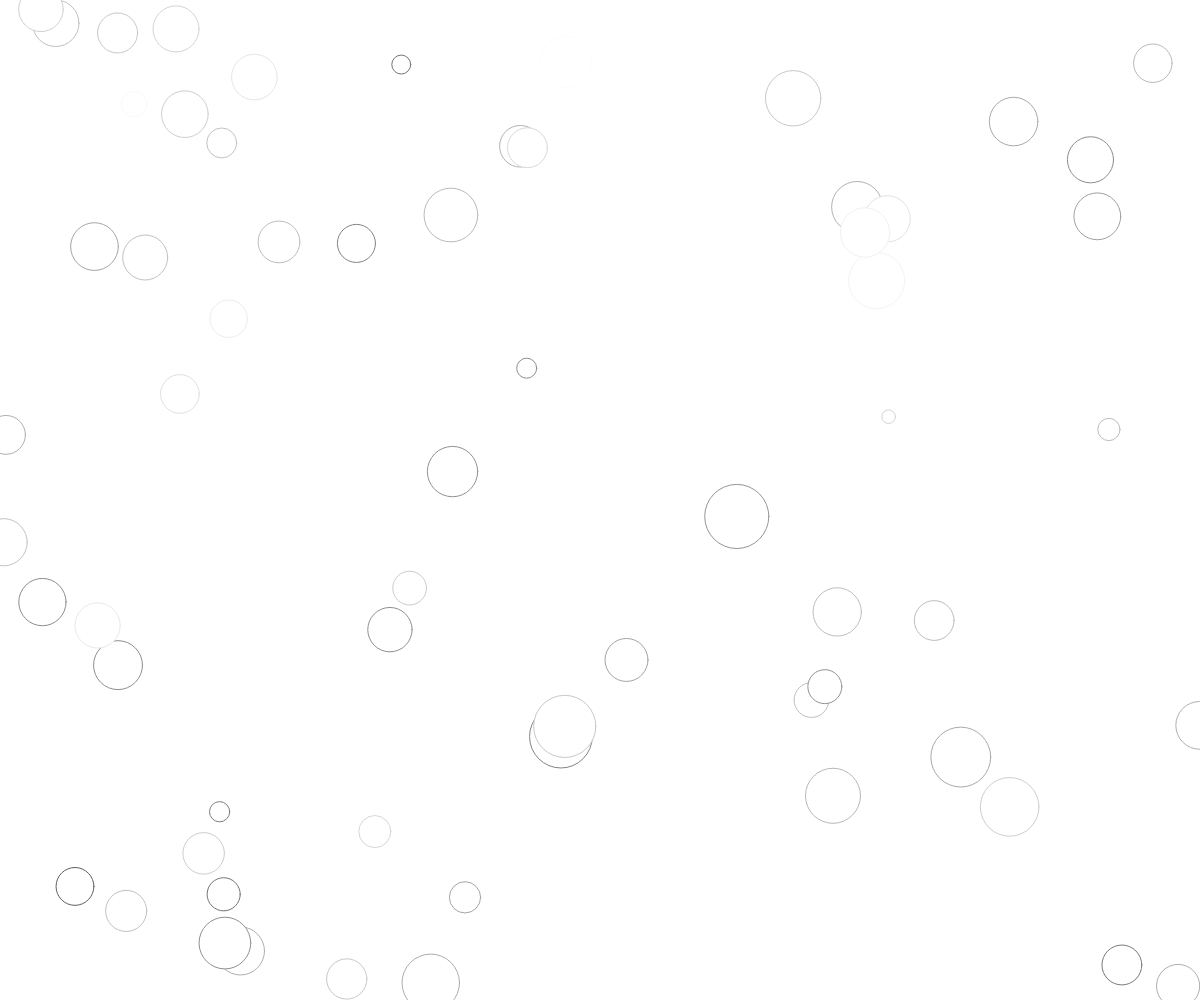
Frame 1 (no input)
Frame 60 (no input): identical to frame 1, image omitted
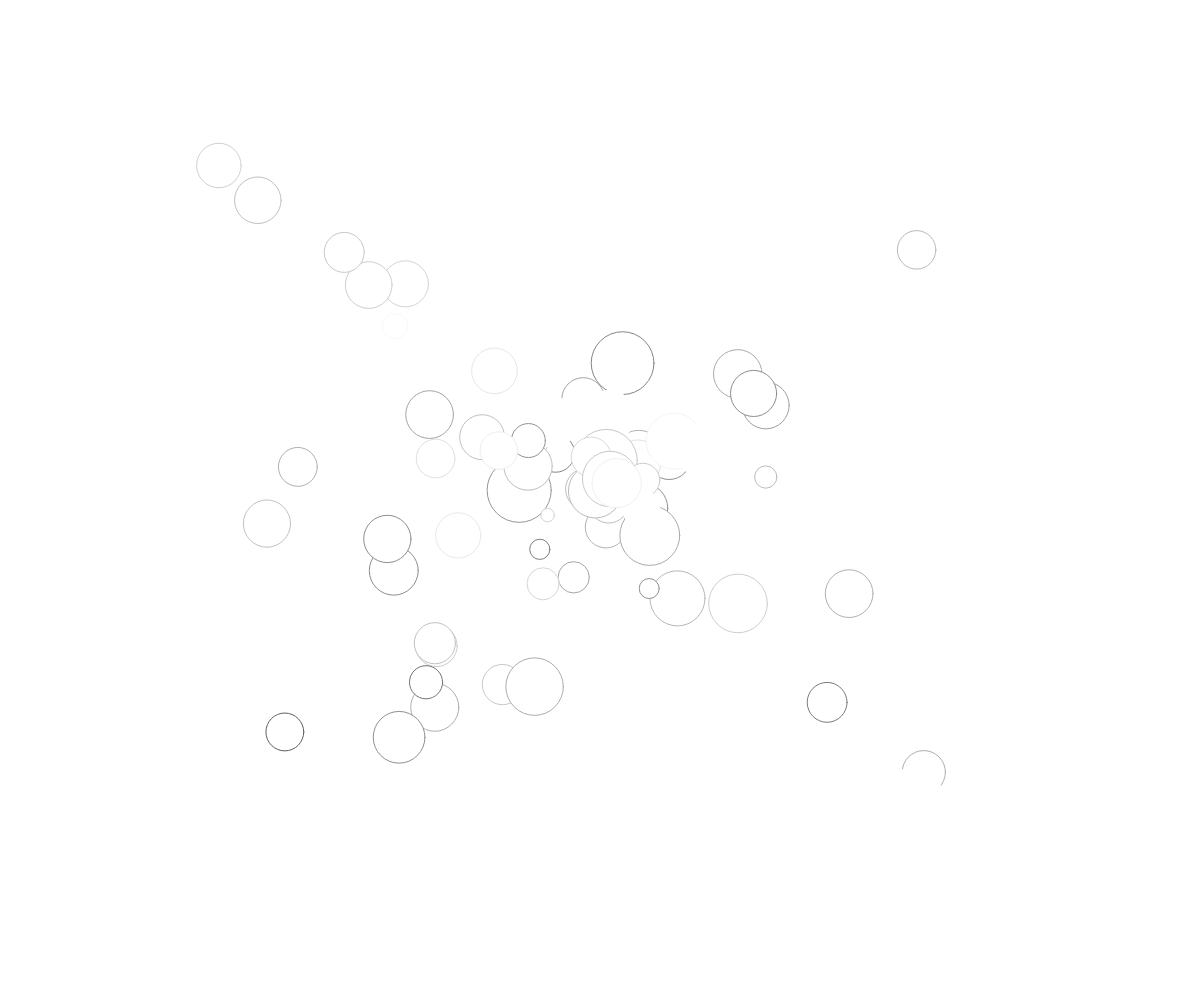
Frame 120 (the mouse pressed at the canvas centre since frame 60)

The p5.js sketch that drew these frames (run headless with seeded random() and noise() and a simulated clock; from frame 60 on, the mouse is pressed at the canvas centre):

// p5.js sketch
// ── sketch.js
var circle = [];
var numCircles = 70;
var buttons, btnPos = null;
var a = 0;
var blue, white, bgColor, titleHover = false;

function setup(){
  // setup canvas
  var myCanvas = createCanvas(windowWidth, windowHeight);
  myCanvas.position(0, 0);
  myCanvas.style("z-index", "-1");
  blue = color(199, 216, 235);
  white = color(255);
  bgColor = white;
  
  // select buttons
  buttons = selectAll('.navbar');
  
  // set up circle particles
  for(var i = 0; i < numCircles; i++){
    circle[i] = new Circles();
  }
}

function draw(){
  //bgColor = lerpColor(white, blue, a);
  background(bgColor);
  
  for(var i = 0; i < numCircles; i++){
    circle[i].draw();
  }
  
  for(var i = 0; i < buttons.length; i++){
    buttons[i].mouseOver(highlight);
    buttons[i].mouseOut(unhighlight);
  }
  
//    if(titleHover){
//    select('.title').style('color', 'white');
//    a+=0.05;
//    if(a > 1) a = 1; 
//  } else {
//    a -= 1;
//    if(a < 0) a = 0;
//  }
  
//  select('.title').mouseOver(backgroundChange);
//  select('.title').mouseOut(backgroundChange);
}

function highlight(){
  btnPos = createVector(this.position().x, this.position().y);
}

function unhighlight(){
  btnPos = null;
}

//function backgroundChange(){
//  titleHover = !titleHover;
//}

function windowResized(){
  resizeCanvas(windowWidth, windowHeight);
}
// ── circles.js

//---------------- setup
function Circles(){
  this.position = createVector(random(width),random(height));
  this.velocity = createVector(0, 0);
  this.acceleration = createVector(0, 0);
  this.direction = createVector(0, 0);
  this.topspeed = random(5, 10);
  this.brightness = randomGaussian(200, 40);
  this.alpha = 0;
  this.originalSize = randomGaussian(40, 10);
  this.size = this.originalSize;
}

//-------------- update
Circles.prototype.update = function(){
  // calculate direction from circle position to mouse
  this.mouse = createVector(mouseX, mouseY);
  this.direction = p5.Vector.sub(this.mouse, this.position);
  this.direction.normalize();
  this.direction.mult(random(0.5));

  // accelerate towards mouse on press
  if(!mouseIsPressed && btnPos === null){
    this.acceleration.set(0, 0);
    this.velocity.mult(0.97);
  } else if(mouseIsPressed || btnPos !== null) {
    this.acceleration = this.direction;
  }

  // math
  this.velocity.add(this.acceleration);
  this.velocity.limit(this.topspeed);
  this.position.add(this.velocity);
  
  // reactions to navbar being highlighted
  if(btnPos != null) this.highlight();
  else this.unhighlight();
}

//-------------- draw
Circles.prototype.draw = function(){
  this.update();
  
  ellipse(this.position.x, this.position.y, this.size, this.size);
}

//------------- highlight action
Circles.prototype.highlight = function(){
  // accelerate towards link on highlight
  this.acceleration = this.direction;
  this.position.add(this.velocity);
  
  // shrink circle size
  this.size*=0.97;
  if(this.size < 10) this.size = 10;
  
  // change circle color to blue
  this.alpha+=5;
  if(this.alpha > 255) this.alpha = 255;
  var reverseAlpha = map(this.alpha, 0, 255, 255, 0);
  
  stroke(this.brightness, reverseAlpha);
  fill(199, 216, 235, this.alpha);
}

//------------- unhighlight action
Circles.prototype.unhighlight = function(){
  // restore circles to original size
  this.size*=1.3;
  if(this.size > this.originalSize){
    this.size = this.originalSize;
  }
  
  // restore circle color to original
  this.alpha-=5;
  if(this.alpha < 0) this.alpha = 0;
  stroke(this.brightness);
}
